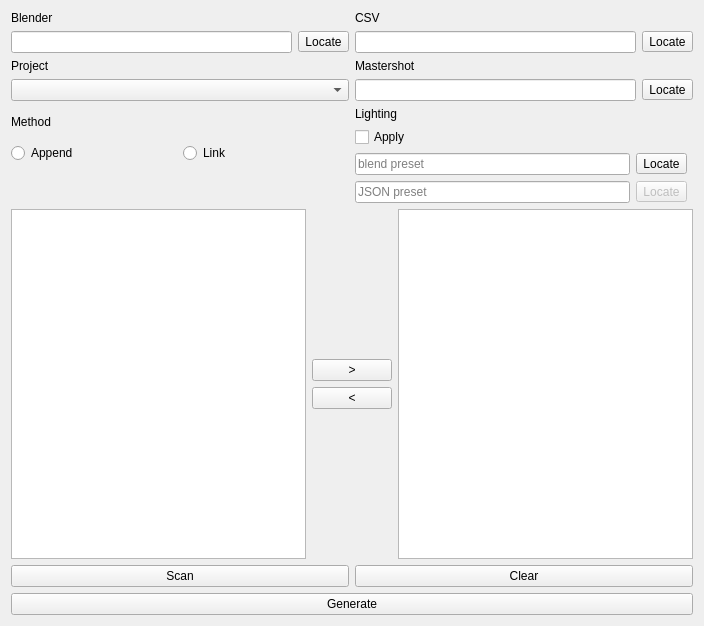
<?xml version="1.0" encoding="UTF-8"?>
<ui version="4.0">
 <class>Form</class>
 <widget class="QWidget" name="Form">
  <property name="geometry">
   <rect>
    <x>0</x>
    <y>0</y>
    <width>704</width>
    <height>626</height>
   </rect>
  </property>
  <property name="windowTitle">
   <string>Form</string>
  </property>
  <layout class="QGridLayout" name="gridLayout">
   <item row="0" column="0">
    <layout class="QGridLayout" name="gridLayout_data">
     <item row="1" column="0">
      <layout class="QGridLayout" name="gridLayout_project">
       <item row="0" column="0" colspan="2">
        <widget class="QLabel" name="label_project">
         <property name="text">
          <string>Project</string>
         </property>
        </widget>
       </item>
       <item row="1" column="0" colspan="2">
        <widget class="QComboBox" name="comboBox_project"/>
       </item>
      </layout>
     </item>
     <item row="0" column="1">
      <layout class="QGridLayout" name="gridLayout_csv">
       <item row="1" column="0">
        <widget class="QLineEdit" name="lineEdit_csv"/>
       </item>
       <item row="1" column="1">
        <widget class="QToolButton" name="toolButton_csv">
         <property name="text">
          <string>Locate</string>
         </property>
        </widget>
       </item>
       <item row="0" column="0" colspan="2">
        <widget class="QLabel" name="label_csv">
         <property name="text">
          <string>CSV</string>
         </property>
        </widget>
       </item>
      </layout>
     </item>
     <item row="0" column="0">
      <layout class="QGridLayout" name="gridLayout_blender">
       <item row="1" column="0">
        <widget class="QLineEdit" name="lineEdit_blender"/>
       </item>
       <item row="1" column="1">
        <widget class="QToolButton" name="toolButton_blender">
         <property name="text">
          <string>Locate</string>
         </property>
        </widget>
       </item>
       <item row="0" column="0" colspan="2">
        <widget class="QLabel" name="label_blender">
         <property name="text">
          <string>Blender</string>
         </property>
        </widget>
       </item>
      </layout>
     </item>
     <item row="1" column="1">
      <layout class="QGridLayout" name="gridLayout_mastershot">
       <item row="1" column="0">
        <widget class="QLineEdit" name="lineEdit_mastershot"/>
       </item>
       <item row="1" column="1">
        <widget class="QToolButton" name="toolButton_mastershot">
         <property name="text">
          <string>Locate</string>
         </property>
        </widget>
       </item>
       <item row="0" column="0" colspan="2">
        <widget class="QLabel" name="label_mastershot">
         <property name="text">
          <string>Mastershot</string>
         </property>
        </widget>
       </item>
      </layout>
     </item>
     <item row="2" column="0">
      <layout class="QGridLayout" name="gridLayout_method">
       <item row="1" column="1">
        <widget class="QRadioButton" name="radioButton_methodLink">
         <property name="text">
          <string>Link</string>
         </property>
        </widget>
       </item>
       <item row="0" column="0">
        <widget class="QLabel" name="label_method">
         <property name="text">
          <string>Method</string>
         </property>
        </widget>
       </item>
       <item row="1" column="0">
        <widget class="QRadioButton" name="radioButton_methodAppend">
         <property name="text">
          <string>Append</string>
         </property>
        </widget>
       </item>
       <item row="2" column="0" colspan="2">
        <spacer name="verticalSpacer">
         <property name="orientation">
          <enum>Qt::Orientation::Vertical</enum>
         </property>
         <property name="sizeType">
          <enum>QSizePolicy::Policy::Preferred</enum>
         </property>
         <property name="sizeHint" stdset="0">
          <size>
           <width>20</width>
           <height>40</height>
          </size>
         </property>
        </spacer>
       </item>
      </layout>
     </item>
     <item row="2" column="1">
      <layout class="QGridLayout" name="gridLayout_lighting">
       <item row="3" column="0">
        <widget class="QLineEdit" name="lineEdit_lightingPresetJson">
         <property name="text">
          <string/>
         </property>
         <property name="placeholderText">
          <string>JSON preset</string>
         </property>
        </widget>
       </item>
       <item row="1" column="0">
        <widget class="QCheckBox" name="checkBox_lightingApply">
         <property name="text">
          <string>Apply</string>
         </property>
        </widget>
       </item>
       <item row="3" column="1">
        <widget class="QToolButton" name="toolButton_lightingPresetJson">
         <property name="enabled">
          <bool>false</bool>
         </property>
         <property name="text">
          <string>Locate</string>
         </property>
        </widget>
       </item>
       <item row="0" column="0" colspan="3">
        <widget class="QLabel" name="label_lighting">
         <property name="text">
          <string>Lighting</string>
         </property>
        </widget>
       </item>
       <item row="2" column="0">
        <widget class="QLineEdit" name="lineEdit_lightingPresetBlend">
         <property name="placeholderText">
          <string>blend preset</string>
         </property>
        </widget>
       </item>
       <item row="2" column="1">
        <widget class="QToolButton" name="toolButton_lightingPresetBlend">
         <property name="text">
          <string>Locate</string>
         </property>
        </widget>
       </item>
      </layout>
     </item>
    </layout>
   </item>
   <item row="1" column="0">
    <layout class="QGridLayout" name="gridLayout_list">
     <item row="1" column="1">
      <layout class="QGridLayout" name="gridLayout_listControl">
       <item row="1" column="0">
        <widget class="QPushButton" name="pushButton_listControl_add">
         <property name="text">
          <string>&gt;</string>
         </property>
        </widget>
       </item>
       <item row="2" column="0">
        <widget class="QPushButton" name="pushButton_listControl_remove">
         <property name="text">
          <string>&lt;</string>
         </property>
        </widget>
       </item>
       <item row="3" column="0">
        <spacer name="verticalSpacer_listControl_bottom">
         <property name="orientation">
          <enum>Qt::Orientation::Vertical</enum>
         </property>
         <property name="sizeHint" stdset="0">
          <size>
           <width>20</width>
           <height>40</height>
          </size>
         </property>
        </spacer>
       </item>
       <item row="0" column="0">
        <spacer name="verticalSpacer_listControl_top">
         <property name="orientation">
          <enum>Qt::Orientation::Vertical</enum>
         </property>
         <property name="sizeHint" stdset="0">
          <size>
           <width>20</width>
           <height>40</height>
          </size>
         </property>
        </spacer>
       </item>
      </layout>
     </item>
     <item row="1" column="0">
      <widget class="QListWidget" name="listWidget_available"/>
     </item>
     <item row="1" column="2">
      <widget class="QListWidget" name="listWidget_selected"/>
     </item>
    </layout>
   </item>
   <item row="2" column="0">
    <layout class="QGridLayout" name="gridLayout_generate">
     <item row="0" column="0">
      <widget class="QPushButton" name="pushButton_generate_scan">
       <property name="text">
        <string>Scan</string>
       </property>
      </widget>
     </item>
     <item row="0" column="1">
      <widget class="QPushButton" name="pushButton_generate_clear">
       <property name="text">
        <string>Clear</string>
       </property>
      </widget>
     </item>
     <item row="1" column="0" colspan="2">
      <widget class="QPushButton" name="pushButton_generate">
       <property name="text">
        <string>Generate</string>
       </property>
      </widget>
     </item>
    </layout>
   </item>
  </layout>
 </widget>
 <resources/>
 <connections/>
</ui>
